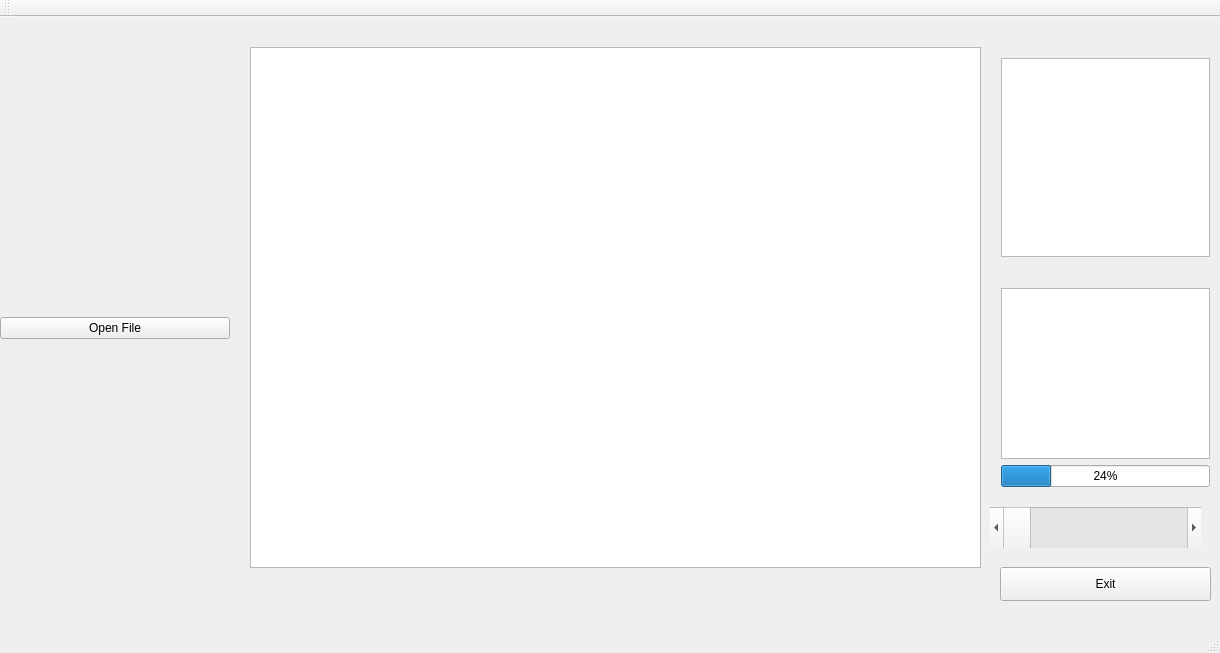
<?xml version="1.0" encoding="UTF-8"?>
<ui version="4.0">
 <class>Tusvir</class>
 <widget class="QMainWindow" name="Tusvir">
  <property name="geometry">
   <rect>
    <x>0</x>
    <y>0</y>
    <width>1220</width>
    <height>653</height>
   </rect>
  </property>
  <property name="windowTitle">
   <string>Tusvir</string>
  </property>
  <widget class="QWidget" name="centralWidget">
   <widget class="QWidget" name="horizontalLayoutWidget">
    <property name="geometry">
     <rect>
      <x>0</x>
      <y>30</y>
      <width>241</width>
      <height>551</height>
     </rect>
    </property>
    <layout class="QHBoxLayout" name="FileMenu">
     <property name="leftMargin">
      <number>0</number>
     </property>
     <property name="bottomMargin">
      <number>0</number>
     </property>
     <item>
      <widget class="QPushButton" name="pushButton">
       <property name="text">
        <string>Open File</string>
       </property>
      </widget>
     </item>
    </layout>
   </widget>
   <widget class="QGraphicsView" name="graphicsView">
    <property name="geometry">
     <rect>
      <x>250</x>
      <y>30</y>
      <width>731</width>
      <height>521</height>
     </rect>
    </property>
   </widget>
   <widget class="QWidget" name="verticalLayoutWidget">
    <property name="geometry">
     <rect>
      <x>990</x>
      <y>30</y>
      <width>231</width>
      <height>221</height>
     </rect>
    </property>
    <layout class="QVBoxLayout" name="originalPicture">
     <item>
      <widget class="QGraphicsView" name="OriginalPictureDisp"/>
     </item>
    </layout>
   </widget>
   <widget class="QWidget" name="verticalLayoutWidget_2">
    <property name="geometry">
     <rect>
      <x>990</x>
      <y>260</y>
      <width>231</width>
      <height>221</height>
     </rect>
    </property>
    <layout class="QVBoxLayout" name="histogram">
     <item>
      <widget class="QGraphicsView" name="HistogramDisp"/>
     </item>
     <item>
      <widget class="QProgressBar" name="progressBar">
       <property name="value">
        <number>24</number>
       </property>
      </widget>
     </item>
    </layout>
   </widget>
   <widget class="QScrollBar" name="histogramScroller">
    <property name="geometry">
     <rect>
      <x>990</x>
      <y>490</y>
      <width>211</width>
      <height>41</height>
     </rect>
    </property>
    <property name="minimum">
     <number>0</number>
    </property>
    <property name="maximum">
     <number>199</number>
    </property>
    <property name="orientation">
     <enum>Qt::Horizontal</enum>
    </property>
   </widget>
   <widget class="QPushButton" name="exitButton">
    <property name="geometry">
     <rect>
      <x>1000</x>
      <y>550</y>
      <width>211</width>
      <height>34</height>
     </rect>
    </property>
    <property name="text">
     <string>Exit</string>
    </property>
   </widget>
  </widget>
  <widget class="QMenuBar" name="menuBar">
   <property name="geometry">
    <rect>
     <x>0</x>
     <y>0</y>
     <width>1220</width>
     <height>30</height>
    </rect>
   </property>
  </widget>
  <widget class="QToolBar" name="mainToolBar">
   <attribute name="toolBarArea">
    <enum>TopToolBarArea</enum>
   </attribute>
   <attribute name="toolBarBreak">
    <bool>false</bool>
   </attribute>
  </widget>
  <widget class="QStatusBar" name="statusBar"/>
 </widget>
 <layoutdefault spacing="6" margin="11"/>
 <resources/>
 <connections/>
</ui>
